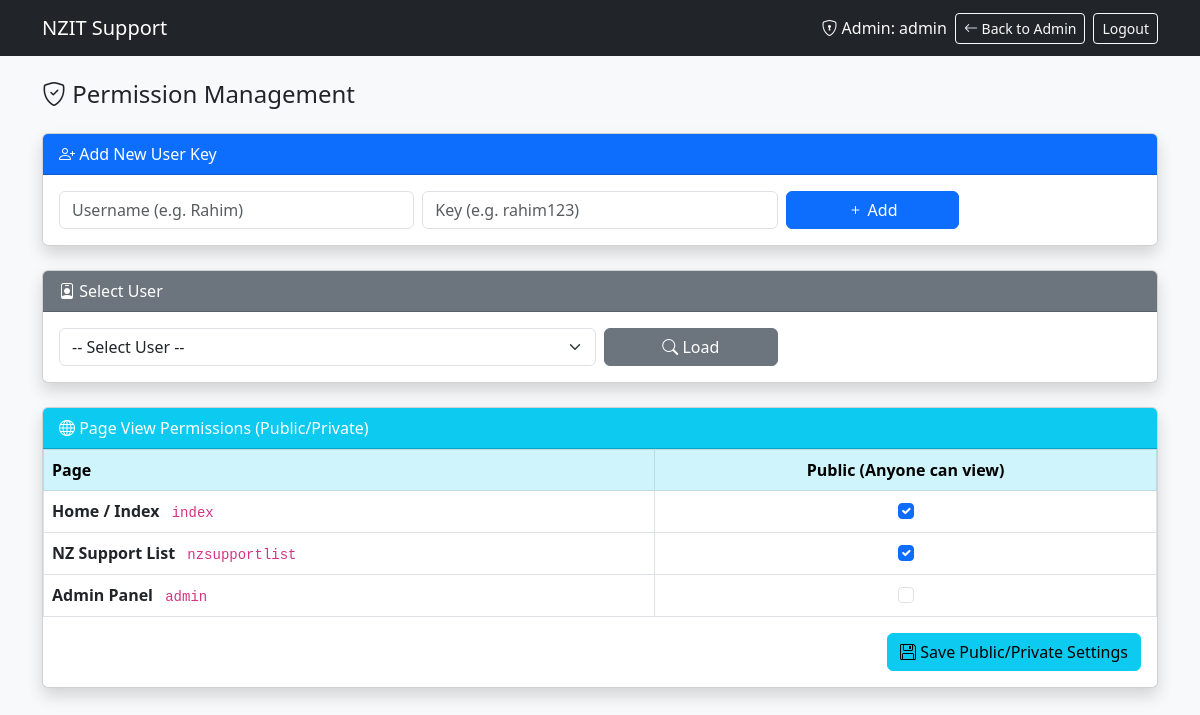
Screenshot of /permission.php (signed in) with the database file from the repository.
### tables this page shows
CREATE TABLE `page_permissions` (
  `id` int(11) NOT NULL AUTO_INCREMENT,
  `page_name` varchar(100) NOT NULL,
  `page_title` varchar(200) NOT NULL,
  `is_public` tinyint(1) DEFAULT 1,
  PRIMARY KEY (`id`),
  UNIQUE KEY `page_name` (`page_name`)
);

### permission.php (the view, shortened to what this page needs)
<?php
require_once 'config.php';
$users = $conn->query("SELECT * FROM users WHERE role='user' ORDER BY username");
$pages = $conn->query("SELECT * FROM page_permissions ORDER BY id");
?>
<!DOCTYPE html>
<html lang="en">
<head>
    <link href="https://cdn.jsdelivr.net/npm/bootstrap@5.3.0/dist/css/bootstrap.min.css" rel="stylesheet">
    <link href="https://cdn.jsdelivr.net/npm/bootstrap-icons@1.11.0/font/bootstrap-icons.css" rel="stylesheet">
</head>
<body class="bg-light">
    <nav class="navbar navbar-expand-lg navbar-dark bg-dark">
        <div class="container">
            <a class="navbar-brand" href="index.php">NZIT Support</a>
            <div class="d-flex align-items-center gap-2">
                <span class="text-light">
                    <i class="bi bi-shield-lock"></i> Admin: <?= htmlspecialchars($_SESSION['username']) ?>
                </span>
                <a href="admin.php" class="btn btn-outline-light btn-sm">
                    <i class="bi bi-arrow-left"></i> Back to Admin
                </a>
                <a href="logout.php" class="btn btn-outline-light btn-sm">Logout</a>
            </div>
        </div>
    </nav>
    <div class="container py-4">
        <h4 class="mb-4"><i class="bi bi-shield-check"></i> Permission Management</h4>
        <div class="card shadow mb-4">
            <div class="card-header bg-primary text-white">
                <i class="bi bi-person-plus"></i> Add New User Key
            </div>
            <div class="card-body">
                <form method="post" class="row g-2">
                    <div class="col-md-4">
                        <input type="text" name="new_username" class="form-control" placeholder="Username (e.g. Rahim)" required>
                    </div>
                    <div class="col-md-4">
                        <input type="text" name="new_key" class="form-control" placeholder="Key (e.g. rahim123)" required>
                    </div>
                    <div class="col-md-2">
                        <button type="submit" name="add_user" class="btn btn-primary w-100">
                            <i class="bi bi-plus"></i> Add
                        </button>
                    </div>
                </form>
            </div>
        </div>
        <div class="card shadow mb-4">
            <div class="card-header bg-secondary text-white">
                <i class="bi bi-person-badge"></i> Select User
            </div>
            <div class="card-body">
                <form method="get" class="row g-2 align-items-end">
                    <div class="col-md-6">
                        <select name="user_id" class="form-select" required>
                            <option value="">-- Select User --</option>
                        </select>
                    </div>
                    <div class="col-md-2">
                        <button type="submit" class="btn btn-secondary w-100">
                            <i class="bi bi-search"></i> Load
                        </button>
                    </div>
                </form>
            </div>
        </div>
        <div class="card shadow mt-4">
            <div class="card-header bg-info text-white">
                <i class="bi bi-globe"></i> Page View Permissions (Public/Private)
            </div>
            <div class="card-body p-0">
                <form method="post">
                    <table class="table table-bordered mb-0">
                        <thead class="table-info">
                            <tr>
                                <th>Page</th>
                                <th class="text-center">Public (Anyone can view)</th>
                            </tr>
                        </thead>
                        <tbody>
                            <?php if ($pages && $pages->num_rows > 0): ?>
                                <?php $pages->data_seek(0); while ($p = $pages->fetch_assoc()): ?>
                                    <tr>
                                        <td>
                                            <strong><?= htmlspecialchars($p['page_title']) ?></strong>
                                            <code class="ms-2"><?= htmlspecialchars($p['page_name']) ?></code>
                                        </td>
                                        <td class="text-center">
                                            <input type="checkbox" name="is_public[<?= $p['id'] ?>]" value="1"
                                                <?= $p['is_public'] ? 'checked' : '' ?> class="form-check-input">
                                        </td>
                                    </tr>
                                <?php endwhile; ?>
                            <?php endif; ?>
                        </tbody>
                    </table>
                    <div class="p-3 text-end">
                        <button type="submit" name="update_page_perms_public" class="btn btn-info">
                            <i class="bi bi-floppy"></i> Save Public/Private Settings
                        </button>
                    </div>
                </form>
            </div>
        </div>
    </div>
</body>
</html>

### rows the page displays
page_permissions: page_title "Home / Index", page_name "index", is_public "☑"
page_permissions: page_title "NZ Support List", page_name "nzsupportlist", is_public "☑"
page_permissions: page_title "Admin Panel", page_name "admin"

### other values shown
$_SESSION['username'] "admin"
